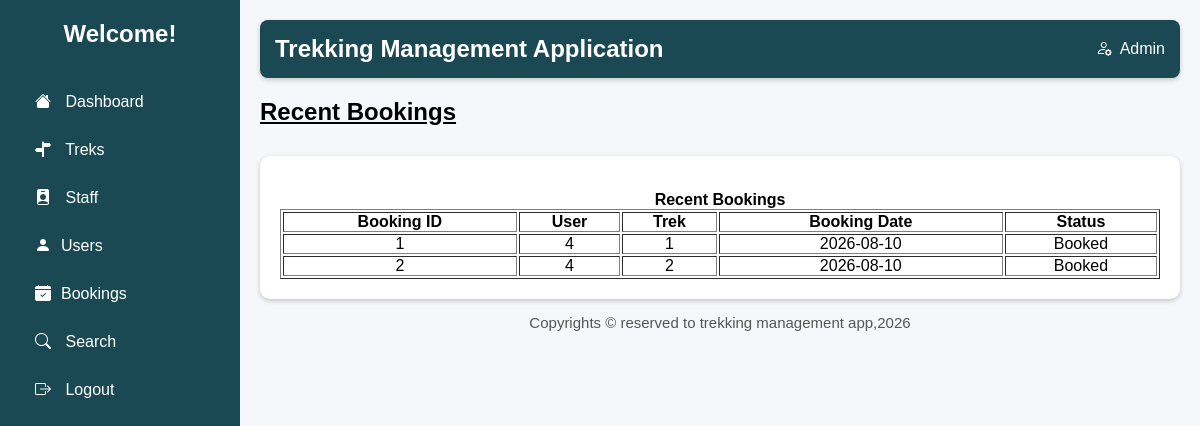
/admin_bookings, run on the app's committed database.
### models.py (models this page shows)
class BookingDetails(db.Model):
    __tablename__='booking_details'
    booking_id=db.Column(db.Integer,primary_key=True,autoincrement=True)
    user_id=db.Column(db.Integer,db.ForeignKey('user_details.user_id'))
    trek_id=db.Column(db.Integer,db.ForeignKey('trek_details.trek_id'))
    booking_date=db.Column(db.Date,nullable=False)

### app.py (the view)
@app.route("/admin_bookings")
def admin_mng_bookings():
    bookings=BookingDetails.query.all()
    return render_template("admin_bookings.html",bookings=bookings)

### templates/admin_bookings.html (shortened to what this page needs)
<!DOCTYPE html>
<html lang="en">
<head>
    <link rel="stylesheet" href="../static/main.css">
    <link rel="stylesheet" href="https://cdn.jsdelivr.net/npm/bootstrap-icons@1.11.3/font/bootstrap-icons.min.css">
</head>
<body>
    <div class="container">
        <div class="sidebar">
            <h2>Welcome!</h2>
            <ul>
                <li><a href="{{url_for('admin_dash')}}"><i class="bi bi-house-fill"></i> Dashboard</a></li>
                <li><a href="{{url_for('admin_mng_trek')}}"><i class="bi bi-signpost-split-fill"></i> Treks</a></li>
                <li><a href="{{url_for('admin_mng_staff')}}"><i class="bi bi-person-badge-fill"></i> Staff</a></li>
                <li><a href="{{url_for('admin_users')}}"><i class="bi bi-person-fill"></i>Users</a></li>
                <li><a href="{{url_for('admin_mng_bookings')}}"><i class="bi bi-calendar-check-fill"></i>Bookings</a></li>
                <li><a href="{{url_for('search')}}"><i class="bi bi-search"></i> Search</a></li>
                <li><a href="{{url_for('signin')}}"><i class="bi bi-box-arrow-right"></i> Logout</a></li>
            </ul>
        </div>
        <div class="main">
            <header>
                <h2>Trekking Management Application</h2>
                <div class="admin">
                    <i class="bi bi-person-gear"></i>
                    <span>Admin</span>
                </div>
            </header>
            <h2 class="title"><u>Recent Bookings</u></h2>
            <div class="table-box">
                <table border="1">
                    <caption><b>Recent Bookings</b></caption>
                    <tr>
                        <th>Booking ID</th>
                        <th>User</th>
                        <th>Trek</th>
                        <th>Booking Date</th>
                        <th>Status</th>
                    </tr>
                  {% for booking in bookings %}
                    <tr>
                        <td>{{booking.booking_id}}</td>
                        <td>{{booking.user_id}}</td>
                        <td>{{booking.trek_id}}</td>
                        <td>{{booking.booking_date}}</td>
                        <td>Booked</td>
                    </tr>
                    {% endfor %}
                </table>
            </div>
            <footer>
                Copyrights &copy; reserved to trekking management app,2026
            </footer>
        </div>
    </div>
</body>
</html>

### static/main.css (style rules this page uses)
html,body { height: 100%; margin: 0; background:#f4f4f4; }
* { margin:0; padding:0; box-sizing:border-box; font-family:Arial, sans-serif; }
header { background:#1B4953; color: white; padding:15px; border-radius:8px; box-shadow:0 2px 5px rgba(0,0,0,.2); justify-content: space-between; display: flex; }
.admin { display: flex; align-items: center; gap: 8px; }
footer { bottom: 0; left: 0; width: 100%; text-align:center; font-size:15px; color:#555; padding: 15px; }
.container { display:flex; }
.sidebar { width:240px; background:#1B4953; color:white; min-height:100vh; padding:20px; }
.sidebar h2 { text-align:center; margin-bottom:30px; }
.sidebar ul { list-style:none; }
.sidebar ul li { padding:15px; cursor:pointer; border-radius:5px; }
.sidebar i { margin-right:10px; }
.main { flex:1; padding:20px; }
.title { text-align:left; margin:20px 0; }
.table-box { margin-top:30px; background:white; padding:20px; border-radius:10px; box-shadow:0 2px 5px rgba(0,0,0,.2); }
.table-box table { width:100%; margin-top:15px; }
table th { text-align: center; }
table td { text-align: center; }
li a { color: white; }
a { text-decoration: none; }
body { background-color: #f5f7fa; }

### data on the page
BookingDetails: booking_id "1", user_id "4", trek_id "1", booking_date "2026-08-10"
BookingDetails: booking_id "2", user_id "4", trek_id "2", booking_date "2026-08-10"
